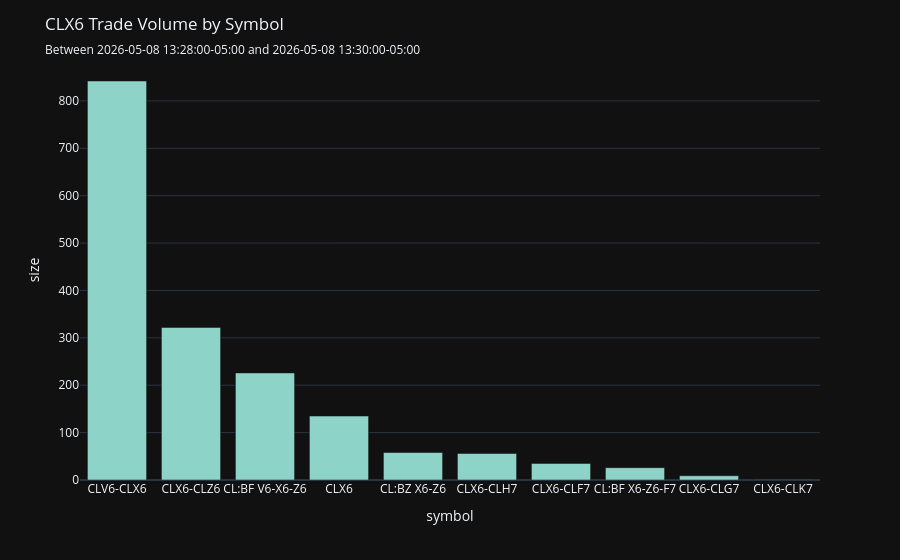

Notebook cell for this chart:
### Code cell
front_trades = trade_local[trade_local["symbol"].isin(front_spreads)]
front_trade_volume_by_symbol = (
    front_trades.groupby("symbol")[["size"]].sum().sort_values("size", ascending=False)
)
fig = px.bar(
    front_trade_volume_by_symbol, x=front_trade_volume_by_symbol.index, y="size"
)
fig.update_layout(
    title=dict(
        text=f"{leg_symbol} Trade Volume by Symbol",
        subtitle=dict(
            text=f"Between {snippet_start} and {snippet_end}",
        ),
    )
)
fig.show()

### Figure 1 — Plotly figure (JSON) as saved in the notebook; plotly's stock layout.template omitted (floating-point values rounded to 4 significant figures)
{"data": [{"hovertemplate": "symbol=%{x}<br>size=%{y}<extra></extra>", "legendgroup": "", "marker": {"color": "rgb(141,211,199)", "pattern": {"shape": ""}}, "name": "", "orientation": "v", "showlegend": false, "textposition": "auto", "type": "bar", "x": ["CLV6-CLX6", "CLX6-CLZ6", "CL:BF V6-X6-Z6", "CLX6", "CL:BZ X6-Z6", "CLX6-CLH7", "CLX6-CLF7", "CL:BF X6-Z6-F7", "CLX6-CLG7", "CLX6-CLK7"], "xaxis": "x", "y": [842, 322, 226, 135, 58, 56, 35, 26, 9, 1], "yaxis": "y"}], "layout": {"barmode": "relative", "legend": {"tracegroupgap": 0}, "margin": {"t": 60}, "title": {"subtitle": {"text": "Between 2026-05-08 13:28:00-05:00 and 2026-05-08 13:30:00-05:00"}, "text": "CLX6 Trade Volume by Symbol"}, "xaxis": {"anchor": "y", "domain": [0, 1], "title": {"text": "symbol"}}, "yaxis": {"anchor": "x", "domain": [0, 1], "title": {"text": "size"}}}}
